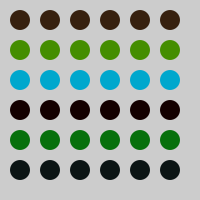
Frame 1 (no input)
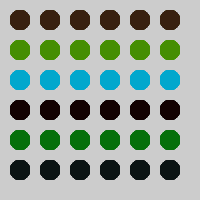
Frame 60 (the mouse pressed at the canvas centre just before this capture)
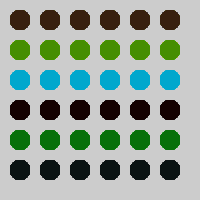
Frame 120 (the mouse held since frame 60 and released just before this capture)

The Processing sketch that drew these frames (run headless with seeded random() and noise(); from frame 60 on, the mouse is pressed at the canvas centre):

// Processing sketch: processing_67269
// ── processing_67269.pde

color [] c = new color [8];

void setup(){

  
size (200,200);

  c[0] = color(55, 32, 14);
  c[1] = color(69, 142, 1);
  c[2] = color(0, 167, 205);
  c[3] = color(19, 0, 0);
  c[4] = color(6, 112, 10);
  c[5] = color(11, 20, 20);
  c[6] = color(20, 154, 124);
  c[7] = color(26, 32, 207);
}

int value = 0;

void draw() {
   for (int y=20; y<height; y+=30) {
    for (int x=20; x<width; x+=30){
   fill(c[y/30]);
  noStroke();
  ellipse (x,y,20,20);
  
  }
  
  
  //fill (c[x]);

  
   }
    }
